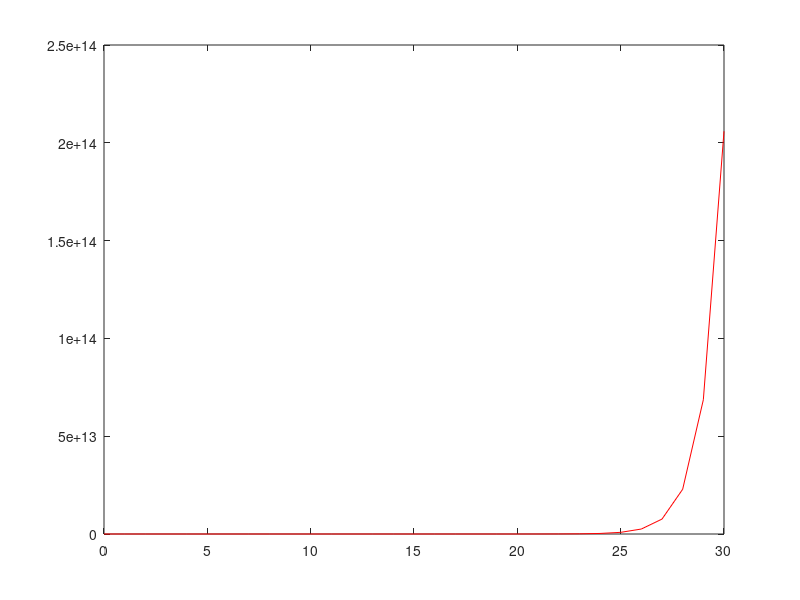

MATLAB code for this plot: (Note: this script raises an error after producing the figure.)
%% Matlab Tutorial

x = [1 2 3 4 5];
elements = x([2 1 3]);

%% 3.1

t = 1:10;
signal_vector = sin(t);
I_vector = cumsum(signal_vector);
plot(t, I_vector, '-*');
xlabel('time(s)');
ylabel('Signal Cummulative Sum');
title('time vs cummulative sum');

for i = 1:9
    disp(i);
end
%% 3.2
tspan = 0:30;
numberOn = zeros(1,length(tspan));
numberOn(1) = 1;
for t = 2:length(tspan);
    numberOn(t) = numberOn(t-1)*3;
end
plot(tspan, numberOn, 'r-');

%%  
diary on;
x = 1;
b = 1 + x;
x = 3 + 1

a = [-1 1 2 -2 3 -3 4 -4 5 -5];
aNonNeg = a(find(a >= 0));
a >= 0

%% Plotting In 3D space

syms s t
x = sin(s)*cos(t);
y = sin(s)*sin(t);
z = s;
ezsurf(x,y,z, [0, 4*pi, 0, 2*pi]);
%%
